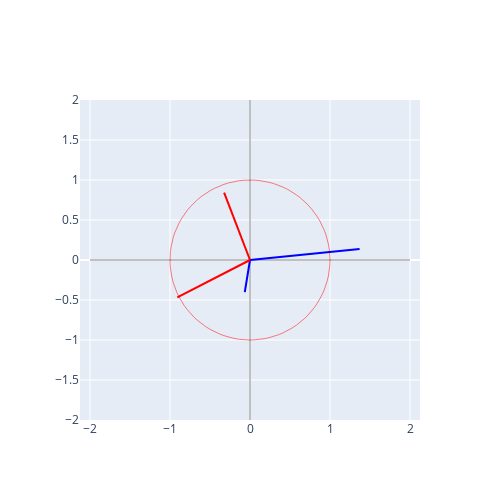

Here is the notebook cell this chart was saved with:
### Code cell
dec = model.W_dec_multi_dim.detach().numpy()
d_bias = model.b_dec.detach().numpy()
enc = model.W_enc_multi_dim.detach().numpy()

import plotly.graph_objects as go
import numpy as np

# Create circle
theta = np.linspace(0, 2*np.pi, 100)
x = np.cos(theta)
y = np.sin(theta)
circle = go.Scatter(x=x, y=y, mode='lines', line=dict(color='red', width=0.5), showlegend=False, hoverinfo='none')

# Create axes
x_axis = go.Scatter(x=[-2, 2], y=[0, 0], mode='lines', line=dict(color='black', width=0.5), showlegend=False)
y_axis = go.Scatter(x=[0, 0], y=[-2, 2], mode='lines', line=dict(color='black', width=0.5), showlegend=False)

# Create decoder vectors (blue) and encoder vectors (red)
dec_vec1 = go.Scatter(x=[0, dec[0, 0] + d_bias[0]], y=[0, dec[0, 1] + d_bias[1]], mode='lines', line=dict(color='blue'), name='Decoder 1')
dec_vec2 = go.Scatter(x=[0, dec[1, 0] + d_bias[0]], y=[0, dec[1, 1] + d_bias[1]], mode='lines', line=dict(color='blue'), name='Decoder 2')
enc_vec1 = go.Scatter(x=[0, enc[0, 0]], y=[0, enc[0, 1]], mode='lines', line=dict(color='red'), name='Encoder 1')
enc_vec2 = go.Scatter(x=[0, enc[1, 0]], y=[0, enc[1, 1]], mode='lines', line=dict(color='red'), name='Encoder 2')


# Create layout
layout = go.Layout(
    width=500,
    height=500,
    xaxis=dict(range=[-2, 2], scaleanchor="y", scaleratio=1),
    yaxis=dict(range=[-2, 2]),
    showlegend=False
)

# Create figure and add traces
fig = go.Figure(data=[circle, x_axis, y_axis, dec_vec1, dec_vec2, enc_vec1, enc_vec2], layout=layout)

# Show plot
fig.show()

### Figure 1 — Plotly figure (JSON) as saved in the notebook; plotly's stock layout.template omitted (floating-point values rounded to 4 significant figures)
{"data": [{"hoverinfo": "none", "line": {"color": "red", "width": 0.5}, "mode": "lines", "showlegend": false, "type": "scatter", "x": [1, 0.998, 0.992, 0.9819, 0.9679, 0.9501, 0.9284, 0.9029, 0.8738, 0.8413, 0.8053, 0.766, 0.7237, 0.6785, 0.6306, 0.5801, 0.5272, 0.4723, 0.4154, 0.3569, 0.2969, 0.2358, 0.1736, 0.1108, 0.04758, -0.01587, -0.07925, -0.1423, -0.2048, -0.2665, -0.3271, -0.3863, -0.4441, -0.5, -0.5539, -0.6056, -0.6549, -0.7015, -0.7453, -0.7861, -0.8237, -0.858, -0.8888, -0.9161, -0.9397, -0.9595, -0.9754, -0.9874, -0.9955, -0.9995, -0.9995, -0.9955, -0.9874, -0.9754, -0.9595, -0.9397, -0.9161, -0.8888, -0.858, -0.8237, -0.7861, -0.7453, -0.7015, -0.6549, -0.6056, -0.5539, -0.5, -0.4441, -0.3863, -0.3271, -0.2665, -0.2048, -0.1423, -0.07925, -0.01587, 0.04758, 0.1108, 0.1736, 0.2358, 0.2969, 0.3569, 0.4154, 0.4723, 0.5272, 0.5801, 0.6306, 0.6785, 0.7237, 0.766, 0.8053, 0.8413, 0.8738, 0.9029, 0.9284, 0.9501, 0.9679, 0.9819, 0.992, 0.998, 1], "y": [0, 0.06342, 0.1266, 0.1893, 0.2511, 0.312, 0.3717, 0.4298, 0.4862, 0.5406, 0.5929, 0.6428, 0.6901, 0.7346, 0.7761, 0.8146, 0.8497, 0.8815, 0.9096, 0.9341, 0.9549, 0.9718, 0.9848, 0.9938, 0.9989, 0.9999, 0.9969, 0.9898, 0.9788, 0.9638, 0.945, 0.9224, 0.896, 0.866, 0.8326, 0.7958, 0.7557, 0.7127, 0.6668, 0.6182, 0.5671, 0.5137, 0.4582, 0.4009, 0.342, 0.2817, 0.2203, 0.158, 0.09506, 0.03173, -0.03173, -0.09506, -0.158, -0.2203, -0.2817, -0.342, -0.4009, -0.4582, -0.5137, -0.5671, -0.6182, -0.6668, -0.7127, -0.7557, -0.7958, -0.8326, -0.866, -0.896, -0.9224, -0.945, -0.9638, -0.9788, -0.9898, -0.9969, -0.9999, -0.9989, -0.9938, -0.9848, -0.9718, -0.9549, -0.9341, -0.9096, -0.8815, -0.8497, -0.8146, -0.7761, -0.7346, -0.6901, -0.6428, -0.5929, -0.5406, -0.4862, -0.4298, -0.3717, -0.312, -0.2511, -0.1893, -0.1266, -0.06342, -2.449e-16]}, {"line": {"color": "black", "width": 0.5}, "mode": "lines", "showlegend": false, "type": "scatter", "x": [-2, 2], "y": [0, 0]}, {"line": {"color": "black", "width": 0.5}, "mode": "lines", "showlegend": false, "type": "scatter", "x": [0, 0], "y": [-2, 2]}, {"line": {"color": "blue"}, "mode": "lines", "name": "Decoder 1", "type": "scatter", "x": [0, -0.06523], "y": [0, -0.402]}, {"line": {"color": "blue"}, "mode": "lines", "name": "Decoder 2", "type": "scatter", "x": [0, 1.37], "y": [0, 0.1379]}, {"line": {"color": "red"}, "mode": "lines", "name": "Encoder 1", "type": "scatter", "x": [0, -0.3236], "y": [0, 0.8425]}, {"line": {"color": "red"}, "mode": "lines", "name": "Encoder 2", "type": "scatter", "x": [0, -0.9084], "y": [0, -0.4673]}], "layout": {"height": 500, "showlegend": false, "width": 500, "xaxis": {"range": [-2, 2], "scaleanchor": "y", "scaleratio": 1}, "yaxis": {"range": [-2, 2]}}}
